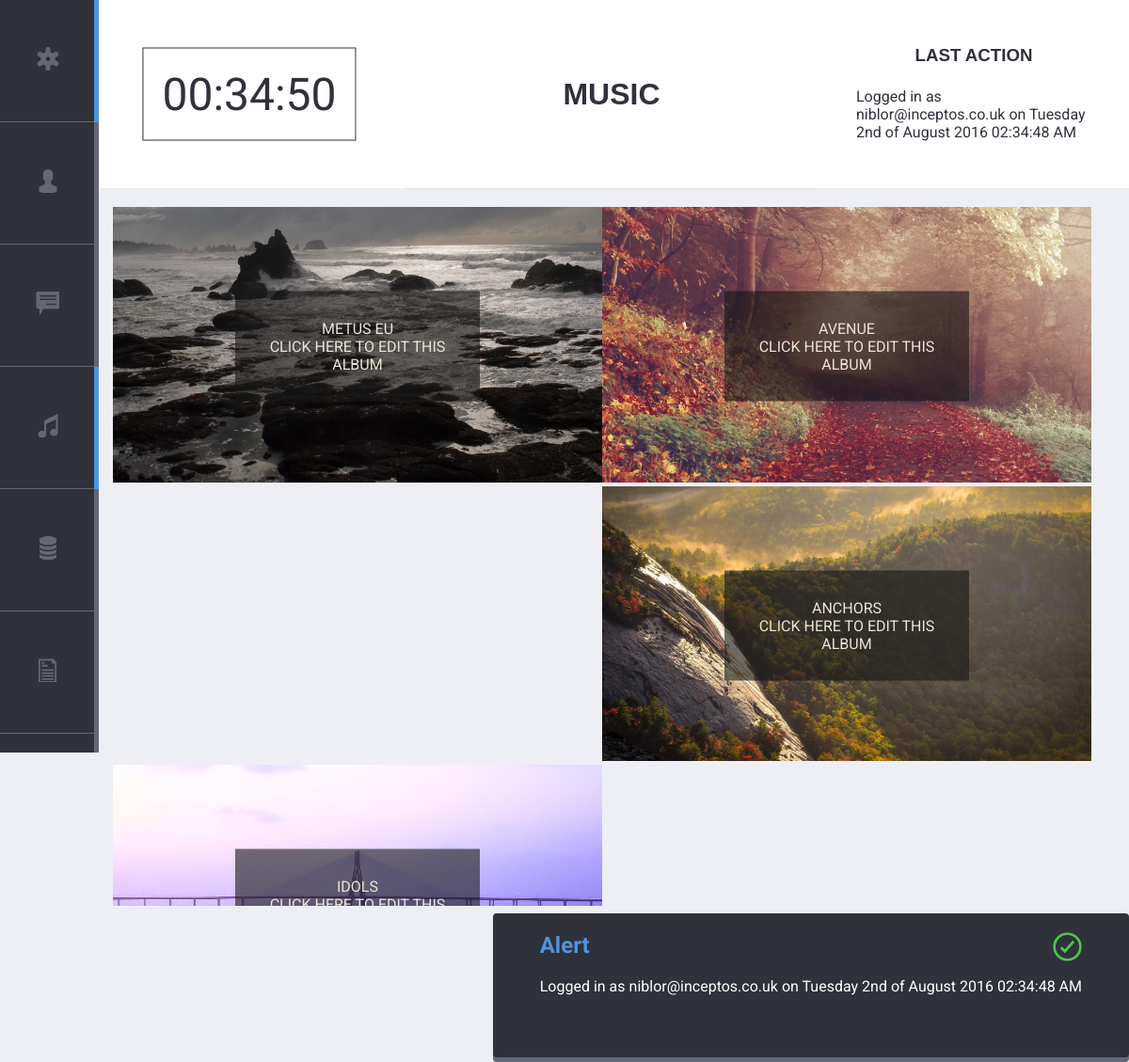
Screenshot of /index.php?site=music (signed in) with the database file from the repository.
### tables this page shows
CREATE TABLE `albums` (
  `id` int(11) NOT NULL,
  `title` varchar(255) NOT NULL,
  `tracklist_id` int(11) NOT NULL,
  `album_info` varchar(1000) NOT NULL
);

### functions/music.php (called while the page is built, shortened)
<?php
function get_albums() {
  global $link;
  $sql = "SELECT * FROM albums";
  $result = mysqli_query($link, $sql);
  $all_albums = mysqli_fetch_all($result, MYSQLI_ASSOC);
  return $all_albums;
}
?>

### views/music.php (the view)
<?php foreach($all_albums as $album): ?>
  <div class="album_container">
    <a class="album_edit_link" href="index.php?site=music&amp;action=edit&amp;id=<?php echo $album['id']; ?>"><img src="img/<?php echo $album['id']; ?>.jpg" alt="">
    <span class="album_caption"><?php echo $album["title"]; ?><br>Click here to edit this album</span>
    </a>
  </div>
<?php endforeach; ?>

### css/main.css (style rules this page uses)
* { -webkit-box-sizing: border-box; -moz-box-sizing: border-box; -ms-box-sizing: border-box; box-sizing: border-box; }
body { background-color: #EDEFF5; color: #2F323A; font-family: 'Roboto', sans-serif; font-style: normal; font-weight: 400; }
a { text-decoration: none; color: #BF3542; text-transform: uppercase; }
.album_container { width: 50%; height: 50%; float: left; position: relative; }
.album_container img { height: 100%; width: 100%; }
.album_caption { position:absolute; top: 50%; left: 50%; transform: translate(-50%, -50%); padding: 30px; background: rgba(23,23,23,0.6); text-align: center; }
.album_container a { color: #EBE3D6; }

### rows the page displays
albums: shows a picture, title "METUS EU"
albums: shows a picture, title "AVENUE"
albums: shows a picture, title "ANCHORS"
albums: shows a picture, title "IDOLS"

### other values shown
$site "MUSIC"
$_SESSION["flash"] "Logged in as niblor@inceptos.co.uk on Tuesday 2nd of August 2016 02:34:48 AM"
